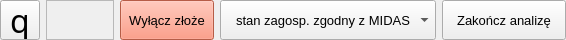
       <widget class="QFrame" name="frm_head">
        <property name="sizePolicy">
         <sizepolicy hsizetype="Expanding" vsizetype="Fixed">
          <horstretch>0</horstretch>
          <verstretch>0</verstretch>
         </sizepolicy>
        </property>
        <property name="minimumSize">
         <size>
          <width>0</width>
          <height>40</height>
         </size>
        </property>
        <property name="maximumSize">
         <size>
          <width>16777215</width>
          <height>40</height>
         </size>
        </property>
        <property name="baseSize">
         <size>
          <width>0</width>
          <height>40</height>
         </size>
        </property>
        <property name="frameShape">
         <enum>QFrame::NoFrame</enum>
        </property>
        <property name="frameShadow">
         <enum>QFrame::Raised</enum>
        </property>
        <layout class="QHBoxLayout" name="horizontalLayout_2">
         <property name="leftMargin">
          <number>0</number>
         </property>
         <property name="topMargin">
          <number>0</number>
         </property>
         <property name="rightMargin">
          <number>0</number>
         </property>
         <property name="bottomMargin">
          <number>0</number>
         </property>
         <item>
          <widget class="QToolButton" name="btn_refresh">
           <property name="minimumSize">
            <size>
             <width>40</width>
             <height>40</height>
            </size>
           </property>
           <property name="maximumSize">
            <size>
             <width>40</width>
             <height>40</height>
            </size>
           </property>
           <property name="baseSize">
            <size>
             <width>40</width>
             <height>40</height>
            </size>
           </property>
           <property name="font">
            <font>
             <family>Webdings</family>
             <pointsize>24</pointsize>
             <stylestrategy>PreferAntialias</stylestrategy>
             <kerning>false</kerning>
            </font>
           </property>
           <property name="toolTip">
            <string>Wczytaj aktualne dane z bazy</string>
           </property>
           <property name="text">
            <string>q</string>
           </property>
          </widget>
         </item>
         <item>
          <widget class="QFrame" name="frm_zl">
           <property name="sizePolicy">
            <sizepolicy hsizetype="Expanding" vsizetype="Fixed">
             <horstretch>0</horstretch>
             <verstretch>0</verstretch>
            </sizepolicy>
           </property>
           <property name="minimumSize">
            <size>
             <width>0</width>
             <height>40</height>
            </size>
           </property>
           <property name="maximumSize">
            <size>
             <width>16777215</width>
             <height>40</height>
            </size>
           </property>
           <property name="baseSize">
            <size>
             <width>0</width>
             <height>40</height>
            </size>
           </property>
           <property name="frameShape">
            <enum>QFrame::StyledPanel</enum>
           </property>
           <property name="frameShadow">
            <enum>QFrame::Raised</enum>
           </property>
           <layout class="QHBoxLayout" name="horizontalLayout_3">
            <property name="leftMargin">
             <number>9</number>
            </property>
            <property name="topMargin">
             <number>0</number>
            </property>
            <property name="rightMargin">
             <number>9</number>
            </property>
            <property name="bottomMargin">
             <number>0</number>
            </property>
            <item>
             <widget class="QLabel" name="l_zl">
              <property name="sizePolicy">
               <sizepolicy hsizetype="Expanding" vsizetype="Fixed">
                <horstretch>0</horstretch>
                <verstretch>0</verstretch>
               </sizepolicy>
              </property>
              <property name="minimumSize">
               <size>
                <width>0</width>
                <height>40</height>
               </size>
              </property>
              <property name="maximumSize">
               <size>
                <width>16777215</width>
                <height>40</height>
               </size>
              </property>
              <property name="baseSize">
               <size>
                <width>0</width>
                <height>40</height>
               </size>
              </property>
              <property name="font">
               <font>
                <pointsize>10</pointsize>
                <weight>75</weight>
                <bold>true</bold>
               </font>
              </property>
              <property name="styleSheet">
               <string notr="true">QLabel {margin-bottom: 3px}</string>
              </property>
              <property name="text">
               <string/>
              </property>
              <property name="alignment">
               <set>Qt::AlignLeading|Qt::AlignLeft|Qt::AlignVCenter</set>
              </property>
             </widget>
            </item>
            <item>
             <spacer name="horizontalSpacer_2">
              <property name="orientation">
               <enum>Qt::Horizontal</enum>
              </property>
              <property name="sizeHint" stdset="0">
               <size>
                <width>40</width>
                <height>20</height>
               </size>
              </property>
             </spacer>
            </item>
           </layout>
          </widget>
         </item>
         <item>
          <widget class="QPushButton" name="btn_exclude">
           <property name="sizePolicy">
            <sizepolicy hsizetype="Fixed" vsizetype="Fixed">
             <horstretch>0</horstretch>
             <verstretch>0</verstretch>
            </sizepolicy>
           </property>
           <property name="minimumSize">
            <size>
             <width>94</width>
             <height>40</height>
            </size>
           </property>
           <property name="maximumSize">
            <size>
             <width>94</width>
             <height>40</height>
            </size>
           </property>
           <property name="baseSize">
            <size>
             <width>94</width>
             <height>40</height>
            </size>
           </property>
           <property name="font">
            <font>
             <pointsize>10</pointsize>
            </font>
           </property>
           <property name="focusPolicy">
            <enum>Qt::NoFocus</enum>
           </property>
           <property name="styleSheet">
            <string notr="true">QPushButton{
background-color: rgb(255, 130, 100);
}</string>
           </property>
           <property name="text">
            <string>Wyłącz złoże</string>
           </property>
          </widget>
         </item>
         <item>
          <widget class="QComboBox" name="cmb_stanzag">
           <property name="sizePolicy">
            <sizepolicy hsizetype="Fixed" vsizetype="Fixed">
             <horstretch>0</horstretch>
             <verstretch>0</verstretch>
            </sizepolicy>
           </property>
           <property name="minimumSize">
            <size>
             <width>216</width>
             <height>40</height>
            </size>
           </property>
           <property name="maximumSize">
            <size>
             <width>216</width>
             <height>40</height>
            </size>
           </property>
           <property name="baseSize">
            <size>
             <width>216</width>
             <height>40</height>
            </size>
           </property>
           <property name="font">
            <font>
             <pointsize>10</pointsize>
            </font>
           </property>
           <property name="styleSheet">
            <string notr="true">QComboBox {
    padding-left: 15px;
}
QComboBox QAbstractItemView::item {
    padding-left: 15px;
}</string>
           </property>
           <property name="currentText">
            <string>stan zagosp. zgodny z MIDAS</string>
           </property>
           <item>
            <property name="text">
             <string>stan zagosp. zgodny z MIDAS</string>
            </property>
           </item>
           <item>
            <property name="text">
             <string>złoże rozpoznane wstępnie</string>
            </property>
           </item>
           <item>
            <property name="text">
             <string>złoże rozpoznane szczegółowo</string>
            </property>
           </item>
           <item>
            <property name="text">
             <string>złoże zagospodarowane</string>
            </property>
           </item>
           <item>
            <property name="text">
             <string>złoże eksploatowane okresowo</string>
            </property>
           </item>
           <item>
            <property name="text">
             <string>złoże skreślone z bilansu</string>
            </property>
           </item>
           <item>
            <property name="text">
             <string>eksploatacja złoża zaniechana</string>
            </property>
           </item>
          </widget>
         </item>
         <item>
          <widget class="QPushButton" name="btn_checked">
           <property name="sizePolicy">
            <sizepolicy hsizetype="Fixed" vsizetype="Fixed">
             <horstretch>0</horstretch>
             <verstretch>0</verstretch>
            </sizepolicy>
           </property>
           <property name="minimumSize">
            <size>
             <width>124</width>
             <height>40</height>
            </size>
           </property>
           <property name="maximumSize">
            <size>
             <width>124</width>
             <height>40</height>
            </size>
           </property>
           <property name="baseSize">
            <size>
             <width>124</width>
             <height>40</height>
            </size>
           </property>
           <property name="font">
            <font>
             <pointsize>10</pointsize>
            </font>
           </property>
           <property name="focusPolicy">
            <enum>Qt::NoFocus</enum>
           </property>
           <property name="text">
            <string>Zakończ analizę</string>
           </property>
          </widget>
         </item>
        </layout>
       </widget>
